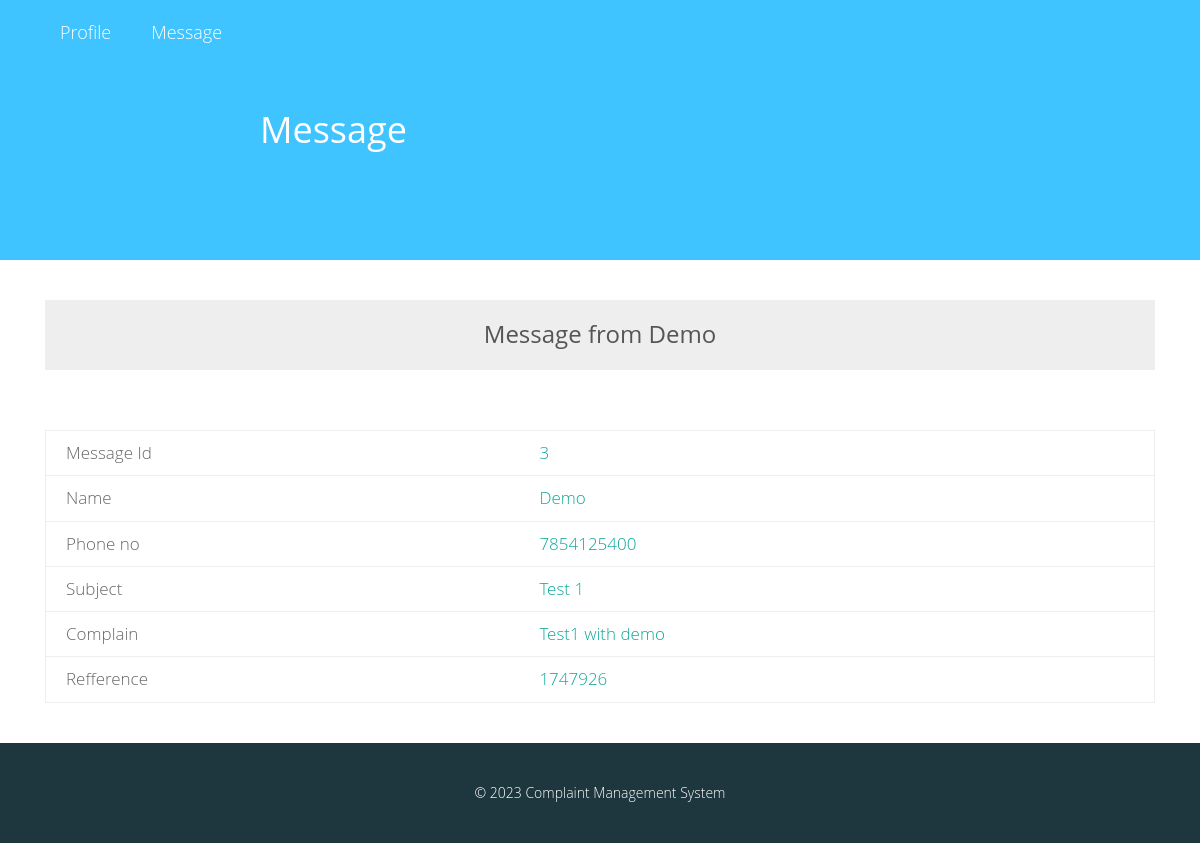
Screenshot of /dummy/message-view.php?id=3 with the database file from the repository.
### tables this page shows
CREATE TABLE `view_cmp` (
  `id` int(11) NOT NULL,
  `ref_no` varchar(20) NOT NULL,
  `name` varchar(220) NOT NULL,
  `email` varchar(220) NOT NULL,
  `phone no` varchar(220) NOT NULL,
  `subject` varchar(220) NOT NULL,
  `complain` text NOT NULL,
  `dummy` varchar(50) NOT NULL
);

### core/config.php (called while the page is built, shortened)
<?php
$web_name = "Complaint Management System";
?>

### dummy/message-view.php (the view, shortened to what this page needs)
<?php
  require '../core/config.php';
  $id = $_GET['id'];
    $query1=mysql_query("SELECT * FROM `view_cmp` WHERE id='$id'");
    while( $arry=mysql_fetch_array($query1) ) {
      $name = $arry['name'];
      $phone_no = $arry['phone no'];
      $subject = $arry['subject'];
      $complain = $arry['complain'];
      $ref = $arry['ref_no'];
    }
 ?>
<!DOCTYPE html>
<html>
  <head>
    <link rel="stylesheet" href="../files/css/bootstrap.css">
    <link rel="stylesheet" href="../files/css/custom.css">
  </head>
  <body>
  <?php require 'nav.php';?>
  <div class="cover main" style="background:#40C4FF;">
    <h1>Message</h1>
  </div>
  <div class="animated fadeIn">
    <div class="container">
        <div class="col-lg-12 ">
           <br><br>
            <div class="colr">
                <h3>Message from <?php echo $name;?> </h3>
            </div>
           <br><br><br>
          <table>
            <?php
              $query1=mysql_query("SELECT * FROM `view_cmp` WHERE id='$id'");
              while( $arry=mysql_fetch_array($query1) ) {
                $name = $arry['name'];
                $phone_no = $arry['phone no'];
                $subject = $arry['subject'];
                $complain = $arry['complain'];
                $ref = $arry['ref_no'];
              }
                 echo "<tr> <td> <b> Message Id </b> </td>";
                 echo "     <td> ".$id."</td> </tr>";
                 echo "<tr> <td> <b> Name </b> </td>";
                 echo "     <td> ".$name."</td> </tr>";
                 echo "<tr> <td> <b> Phone no </b> </td>";
                 echo "     <td> ".$phone_no."</td> </tr>";
                 echo "<tr> <td> <b> Subject </b> </td>";
                 echo "     <td> ".$subject."</td> </tr>";
                 echo "<tr> <td> <b> Complain </b> </td>";
                 echo "     <td> ".$complain."</td></tr>";
                 echo "<tr> <td> <b> Refference </b> </td>";
                 echo "     <td> ".$ref."</td></tr>";
            ?>
            </table>
          <br><br>
      </div>
    </div>
  </div>
  <footer>
  <br><br>&copy <?php echo date("Y"); ?> <?php echo $web_name; ?>
  </footer>
  </body>
</html>

### files/css/custom.css (style rules this page uses)
body { font-family:"Gotham A", Gotham, "Gotham SSm A", "Gotham SSm B", "Gotham SSm", "Proxima Nova", "Open Sans", "Helvetica Neue", Helvetica, Arial, sans-serif; font-weight: lighter; }
.cover { width:100%; height: 260px; background: #4db6ac url('../img/admin.jpg'); background-position: center center; background-size: cover; position: relative; float: left; z-index: 999; color: #fff; }
.main { padding-top: 90px; padding-left: 260px; padding-right: 30px; color:#fff; }
table { width:100%; border-left: 1px solid #eee; border-right: 1px solid #eee; font-size: 17px; }
td { padding:10px; border-top: 1px solid #eee; border-bottom: 1px solid #eee; padding-left: 20px; color:#0ea798; }
table b { font-weight: lighter!important; color: #666; }
.colr { width: 100%; height: 70px; background: #EEE; color: #555; text-align: center; padding-top: 1px; }
footer { width: 100%; height: 100px; background: #1e363e; position: relative; float: left; text-align: center; color: #fff; }
.animated { animation-duration: 1s; animation-fill-mode: both; }
.fadeIn { animation-name: fadeIn; }

### rows the page displays
view_cmp: name "Demo", phone no "7854125400", subject "Test 1", complain "Test1 with demo", ref_no "1747926"

### other values shown
$id "3"
$web_name "Complaint Management System"
